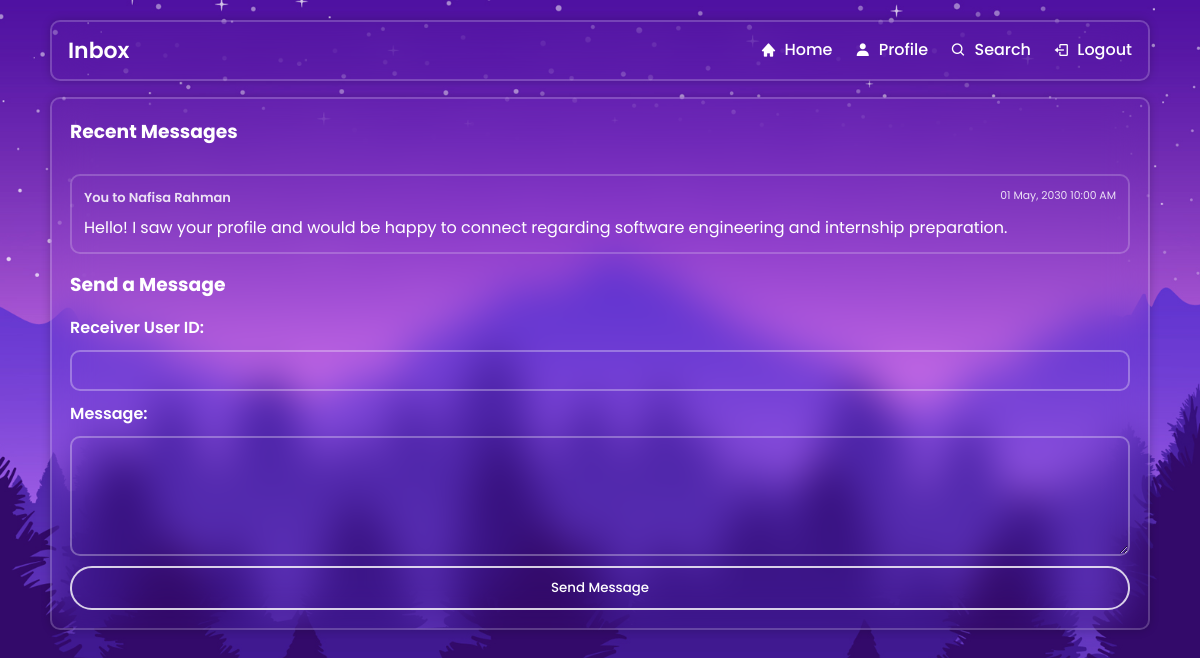
The app's page /inbox.php (signed in) with its own data.
### tables this page shows
CREATE TABLE IF NOT EXISTS messages (
    message_id INT UNSIGNED NOT NULL AUTO_INCREMENT,
    sender_id INT UNSIGNED NOT NULL,
    receiver_id INT UNSIGNED NOT NULL,
    message_content TEXT NOT NULL,
    sent_at TIMESTAMP NOT NULL DEFAULT CURRENT_TIMESTAMP,
    PRIMARY KEY (message_id),
    KEY idx_messages_sender_id (sender_id),
    KEY idx_messages_receiver_id (receiver_id),
    KEY idx_messages_sent_at (sent_at),
    CONSTRAINT fk_messages_sender
        FOREIGN KEY (sender_id) REFERENCES users (user_id)
        ON DELETE CASCADE
        ON UPDATE CASCADE,
    CONSTRAINT fk_messages_receiver
        FOREIGN KEY (receiver_id) REFERENCES users (user_id)
        ON DELETE CASCADE
        ON UPDATE CASCADE
);

CREATE TABLE IF NOT EXISTS users (
    user_id INT UNSIGNED NOT NULL AUTO_INCREMENT,
    first_name VARCHAR(100) NOT NULL,
    last_name VARCHAR(100) NOT NULL,
    username VARCHAR(100) NOT NULL,
    password VARCHAR(255) NOT NULL,
    role ENUM('student', 'alumni', 'admin') NOT NULL,
    PRIMARY KEY (user_id),
    UNIQUE KEY uq_users_username (username),
    KEY idx_users_role (role)
);

### auth.php (called while the page is built, shortened)
<?php
function e($value)
{
    return htmlspecialchars((string) ($value ?? ''), ENT_QUOTES, 'UTF-8');
}
function current_user_id()
{
    return $_SESSION['user_id'] ?? null;
}
function current_user_role()
{
    return $_SESSION['role'] ?? null;
}
function home_path_for_role($role = null)
{
    $role = $role ?: current_user_role();
    if ($role === 'alumni') {
        return 'alumni_home.php';
    }
    return 'admin_home.php';
}
function profile_path_for_role($role = null)
{
    $role = $role ?: current_user_role();
    if ($role === 'alumni') {
        return 'alumni_profile.php';
    }
    return 'admin_home.php';
}
function search_path_for_role($role = null)
{
    $role = $role ?: current_user_role();
    if ($role === 'alumni') {
        return 'alumni_search.php';
    }
    return 'admin_home.php';
}
?>

### inbox.php (the view, shortened to what this page needs)
<?php
require_once('auth.php');
require_once('DBconnect.php');
$current_role = current_user_role();
$current_user_id = current_user_id();
$selected_recipient = null;
$selected_recipient_id = null;
$receiver_input = '';
$sql = "SELECT
            m.message_id,
            m.message_content,
            m.sent_at,
            m.sender_id,
            m.receiver_id,
            sender.first_name AS sender_first_name,
            sender.last_name AS sender_last_name,
            sender.username AS sender_username,
            receiver.first_name AS receiver_first_name,
            receiver.last_name AS receiver_last_name,
            receiver.username AS receiver_username
        FROM messages m
        JOIN users sender ON m.sender_id = sender.user_id
        JOIN users receiver ON m.receiver_id = receiver.user_id
        WHERE (m.sender_id = ? OR m.receiver_id = ?)";
$types = 'ii';
$params = [$current_user_id, $current_user_id];
$sql .= " ORDER BY m.sent_at DESC";
$stmt = $conn->prepare($sql);
$stmt->bind_param($types, ...$params);
$stmt->execute();
$result = $stmt->get_result();
$history_heading = $selected_recipient
    ? 'Conversation with ' . $selected_recipient['first_name'] . ' ' . $selected_recipient['last_name']
    : 'Recent Messages';
?>
<!DOCTYPE html>
<html lang="en">
<head>
  <link rel="stylesheet" href="style.css" />
  <link rel="stylesheet" href="student_search_style.css" />
  <link href="https://unpkg.com/boxicons@2.1.4/css/boxicons.min.css" rel="stylesheet" />
</head>
<body>
  <div class="page">
    <header class="glass hdr">
      <div class="title">Inbox</div>
      <nav class="links">
        <a href="<?php echo e(home_path_for_role($current_role)); ?>"><i class='bx bxs-home'></i><span>Home</span></a>
        <?php if ($current_role !== 'admin'): ?>
          <a href="<?php echo e(profile_path_for_role($current_role)); ?>"><i class='bx bxs-user'></i><span>Profile</span></a>
          <a href="<?php echo e(search_path_for_role($current_role)); ?>"><i class='bx bx-search'></i><span>Search</span></a>
        <?php endif; ?>
        <a href="logout.php"><i class='bx bx-log-out'></i><span>Logout</span></a>
      </nav>
    </header>
    <section class="dash">
      <section class="glass card search-card">
        <h3><?php echo e($history_heading); ?></h3>
        <?php if ($result && mysqli_num_rows($result) > 0): ?>
          <ul class="message-list">
            <?php while ($message_row = mysqli_fetch_assoc($result)): ?>
              <?php
              $is_sent = ((int) $message_row['sender_id'] === $current_user_id);
              $counterpart_name = $is_sent
                  ? $message_row['receiver_first_name'] . ' ' . $message_row['receiver_last_name']
                  : $message_row['sender_first_name'] . ' ' . $message_row['sender_last_name'];
              $direction_label = $is_sent
                  ? 'You to ' . $counterpart_name
                  : $counterpart_name . ' to you';
              ?>
              <li class="message-item">
                <div class="message-meta">
                  <span class="message-direction"><?php echo e($direction_label); ?></span>
                  <small><?php echo e(date('d M, Y h:i A', strtotime($message_row['sent_at']))); ?></small>
                </div>
                <p class="message-body"><?php echo nl2br(e($message_row['message_content'])); ?></p>
              </li>
            <?php endwhile; ?>
          </ul>
        <?php else: ?>
          <p>No messages found yet.</p>
        <?php endif; ?>
        <h3>Send a Message</h3>
        <form method="POST" action="inbox.php<?php echo $selected_recipient_id ? '?to=' . e($selected_recipient_id) : ''; ?>" class="message-form">
          <label for="receiver_id">Receiver User ID:</label>
          <input type="number" name="receiver_id" id="receiver_id" value="<?php echo e($receiver_input); ?>" required />
          <label for="message_content">Message:</label>
          <textarea name="message_content" id="message_content" required></textarea>
          <button type="submit">Send Message</button>
        </form>
      </section>
    </section>
  </div>
</body>
</html>

### style.css (style rules this page uses)
* { margin: 0; padding: 0; box-sizing: border-box; font-family: "Poppins", sans-serif; }
body { display: flex; justify-content: center; align-items: center; min-height: 100vh; background: url('img.jpg') no-repeat; background-size: cover; background-position: center; }

### student_search_style.css (style rules this page uses)
body { display: block !important; justify-content: initial !important; align-items: initial !important; min-height: 100vh; }
.glass { background: transparent; border: 2px solid rgba(255, 255, 255, .2); backdrop-filter: blur(20px); box-shadow: 0 0 10px rgba(0, 0, 0, .2); color: #fff; border-radius: 10px; }
.page { width: min(1100px, 92%); margin: 20px auto; }
.hdr { display: flex; justify-content: space-between; align-items: center; padding: 12px 16px; }
.hdr .title { font-size: 22px; font-weight: 600; }
.hdr .links a { color: #fff; text-decoration: none; margin-left: 18px; display: inline-flex; align-items: center; gap: 8px; font-weight: 500; }
.dash { margin-top: 16px; display: grid; grid-template-columns: 1.6fr 1fr; grid-template-rows: auto 1fr; gap: 20px; min-height: calc(100vh - 140px); }
.card { padding: 18px; }
.search-card { grid-column: 1 / span 2; display: flex; flex-direction: column; gap: 16px; }
.message-list { list-style: none; padding: 0; margin: 12px 0 0; display: grid; gap: 12px; }
.message-item { border: 2px solid rgba(255, 255, 255, .2); border-radius: 10px; padding: 12px; }
.message-meta { display: flex; justify-content: space-between; gap: 10px; flex-wrap: wrap; margin-bottom: 8px; font-size: 13px; opacity: .85; }
.message-direction { font-weight: 600; }
.message-body { margin: 0; line-height: 1.5; }
.message-form { display: grid; gap: 10px; }
.message-form label { font-weight: 600; }
.message-form input[type="number"], .message-form textarea { padding: 8px 12px; border: 2px solid rgba(255,255,255,0.3); border-radius: 10px; background: transparent; color: #fff; font-size: 14px; }
.message-form textarea { min-height: 120px; resize: vertical; }
.message-form button { padding: 10px 20px; background: transparent; border: 2px solid rgba(255,255,255,0.8); border-radius: 40px; color: #fff; font-weight: 500; cursor: pointer; transition: all 0.3s ease; }

### records on screen
messages: sender.last_name "You to Nafisa Rahman", sent_at "01 May, 2030 10:00 AM", message_content "Hello! I saw your profile and would be happy to connect regarding software engineering and internship preparation."

### other values on screen
$history_heading "Recent Messages"
